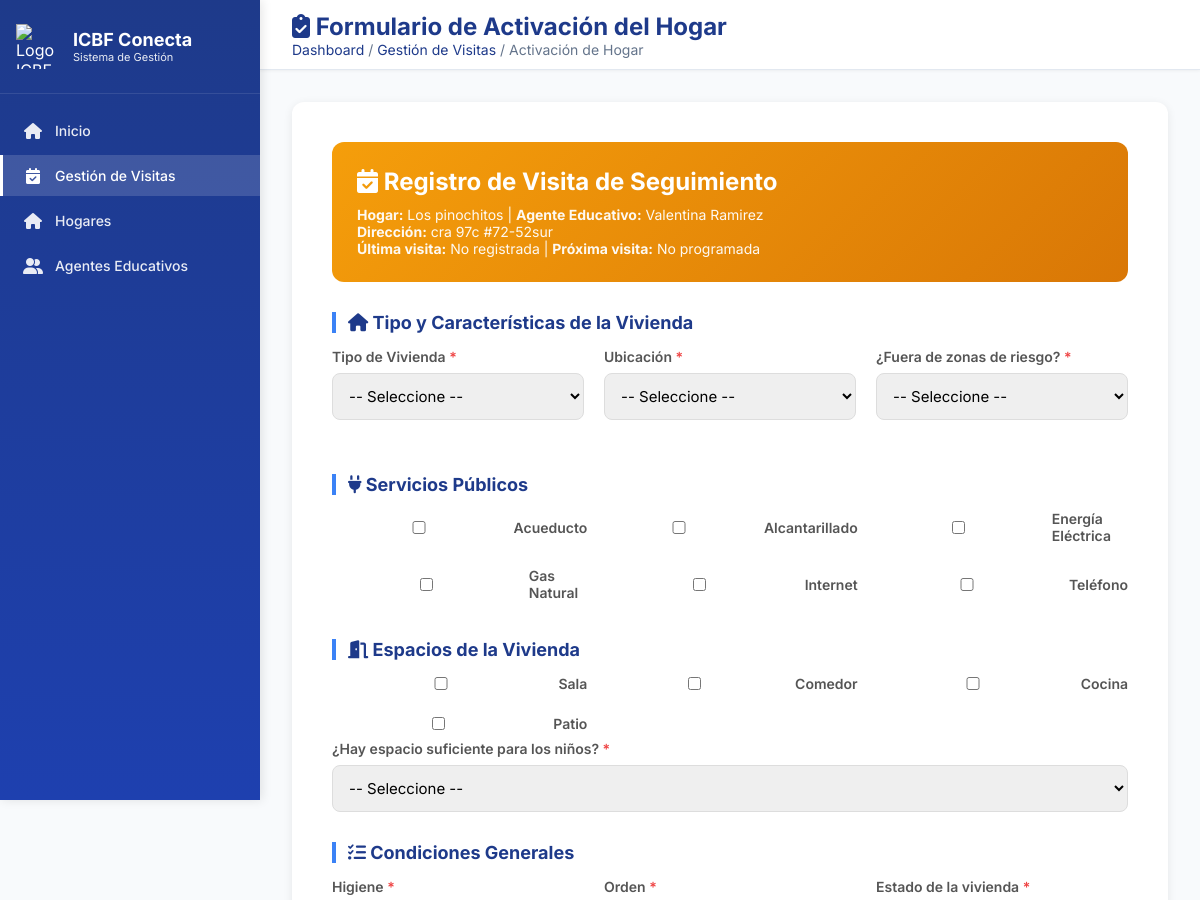
The app's page /hogares/2/registrar-visita/ (signed in, upper part), older data.
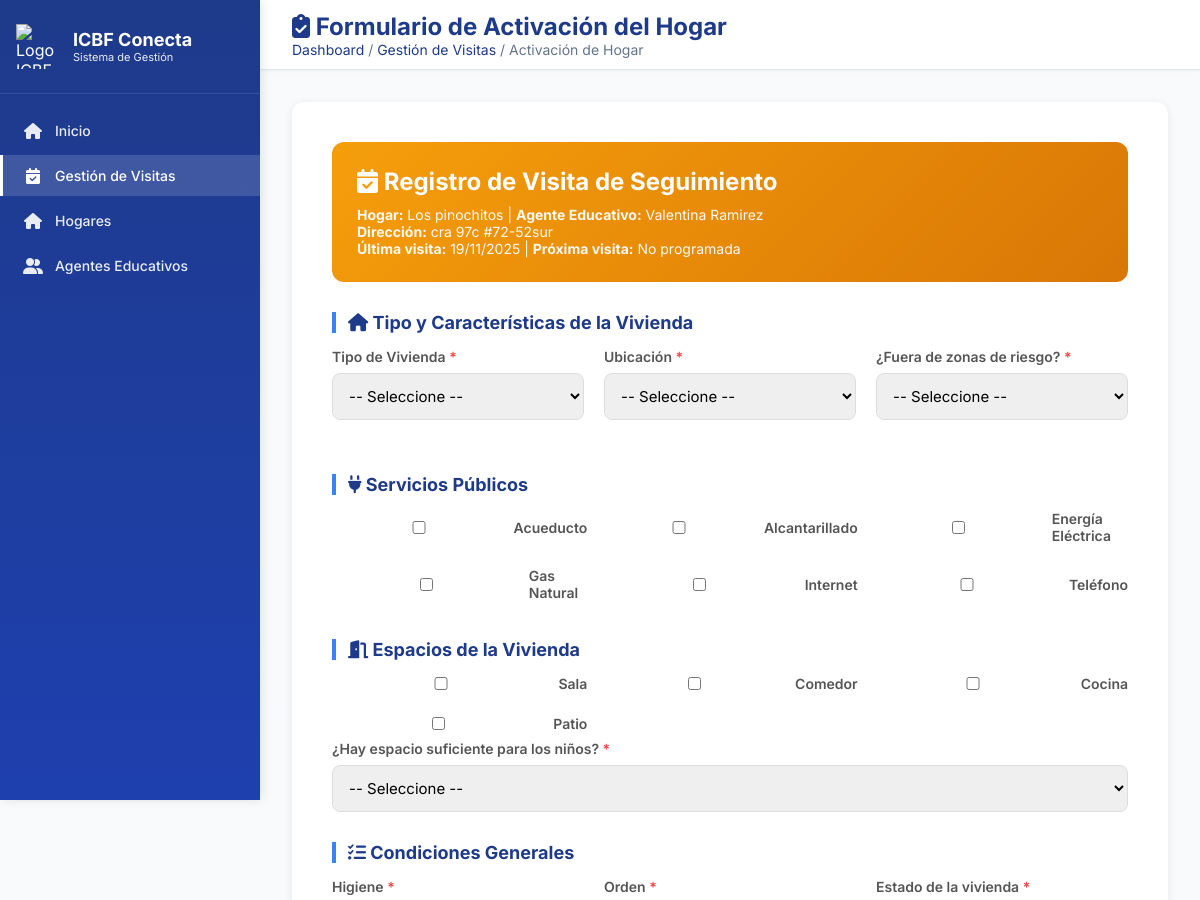
The same page, newer data.
### core/models.py (models this page shows, shortened)
class HogarComunitario(models.Model):
    regional = models.ForeignKey(Regional, on_delete=models.PROTECT, related_name='hogares')
    ciudad = models.ForeignKey(Ciudad, on_delete=models.PROTECT, related_name='hogares')
    nombre_hogar = models.CharField(max_length=100)
    direccion = models.CharField(max_length=200)
    localidad = models.CharField(max_length=100, blank=True, default='')  # Mantener para hogares antiguos, se asigna en la vista
    localidad_bogota = models.ForeignKey('LocalidadBogota', on_delete=models.SET_NULL, null=True, blank=True, related_name='hogares')
    barrio = models.CharField(max_length=100, null=True, blank=True)
    estrato = models.IntegerField(null=True, blank=True)
    fecha_primera_visita = models.DateField(null=True, blank=True, help_text="Fecha programada para la primera visita técnica")
    ultima_visita = models.DateField(null=True, blank=True, help_text="Fecha de la última visita técnica realizada")
    proxima_visita = models.DateField(null=True, blank=True, help_text="Fecha programada para la próxima visita técnica (calculada automáticamente)")
    observaciones_visita = models.TextField(blank=True, help_text="Observaciones de la última visita técnica realizada")
    estado_aptitud = models.CharField(
        max_length=20,
        choices=[
            ('no_apto', 'No Apto'),
            ('apto', 'Apto'),
        ],
        default='no_apto',
        help_text="Estado de aptitud del hogar. Se actualiza a 'Apto' después de la primera visita aprobada"
    )
    area_social_m2 = models.DecimalField(max_digits=6, decimal_places=2, null=True, blank=True,
                                         help_text="Metros cuadrados del área social disponible para los niños")
    capacidad_calculada = models.IntegerField(null=True, blank=True,
                                              help_text="Capacidad calculada según área social (m²/2)")
    formulario_completo = models.BooleanField(default=False,
                                              help_text="Indica si se completó el formulario 2 de visita técnica")
    num_habitaciones = models.IntegerField(null=True, blank=True)
    num_banos = models.IntegerField(null=True, blank=True)
    material_construccion = models.TextField(null=True, blank=True)
    riesgos_cercanos = models.TextField(null=True, blank=True)
    fotos_interior = models.FileField(upload_to='hogares/fotos_interior/', null=True, blank=True)
    fotos_exterior = models.FileField(upload_to='hogares/fotos_exterior/', null=True, blank=True)
    geolocalizacion_lat = models.DecimalField(max_digits=10, decimal_places=7, null=True, blank=True)
    geolocalizacion_lon = models.DecimalField(max_digits=10, decimal_places=7, null=True, blank=True)
    tipo_tenencia = models.CharField(max_length=50, choices=[
        ('Propia', 'Propia'),
        ('Arrendada', 'Arrendada'),
        ('Comodato', 'Comodato')
    ], null=True, blank=True)
    documento_tenencia_pdf = models.FileField(upload_to='hogares/documentos_tenencia/', null=True, blank=True)
    capacidad = models.IntegerField(null=True, blank=True, help_text="Capacidad aprobada del hogar (entre 12 y 15 niños según normativa ICBF)")
    capacidad_maxima = models.IntegerField(default=15, help_text="Capacidad máxima permitida (15 niños según normativa)")
    estado = models.CharField(
        max_length=30,
        choices=[
            ('pendiente_revision', 'Pendiente de Revisión'),
            ('en_revision', 'En Revisión'),
            ('aprobado', 'Aprobado'),
            ('rechazado', 'Rechazado'),
            ('en_mantenimiento', 'En Mantenimiento'),
            ('pendiente_visita', 'Pendiente de Visita'),
            ('visita_agendada', 'Visita Agendada'),
            ('en_evaluacion', 'En Evaluación'),
            ('activo', 'Activo'),
            ('inactivo', 'Inactivo'),
        ],
        default='pendiente_revision'
    )
    madre = models.ForeignKey(MadreComunitaria, on_delete=models.PROTECT, related_name='hogares_asignados')
    fecha_registro = models.DateTimeField(auto_now_add=True)
    fecha_habilitacion = models.DateTimeField(null=True, blank=True)  # Cuando pasa a activo/aprobado
    class Meta:
        db_table = 'hogares_comunitarios'

class MadreComunitaria(models.Model):
    usuario = models.OneToOneField(Usuario, on_delete=models.CASCADE, related_name='madre_profile')
    NIVEL_ESCOLARIDAD_CHOICES = [
        ('Primaria', 'Primaria'),
        ('Bachiller', 'Bachiller'),
        ('Técnico', 'Técnico'),
        ('Tecnólogo', 'Tecnólogo'),
        ('Profesional', 'Profesional')
    ]
    nivel_escolaridad = models.CharField(max_length=100, choices=NIVEL_ESCOLARIDAD_CHOICES)
    titulo_obtenido = models.CharField(max_length=150, null=True, blank=True)
    institucion = models.CharField(max_length=150, null=True, blank=True)
    experiencia_previa = models.TextField(null=True, blank=True)
    certificado_laboral = models.FileField(upload_to='madres_documentos/certificados_laborales/', null=True, blank=True)
    no_retirado_icbf = models.BooleanField(default=False)
    carta_disponibilidad = models.FileField(upload_to='madres_documentos/disponibilidad/', null=True, blank=True)
    firma_digital = models.FileField(upload_to='madres_documentos/firmas/', null=True, blank=True)
    foto_madre = models.ImageField(upload_to='madres_documentos/fotos/', null=True, blank=True)
    documento_identidad_pdf = models.FileField(upload_to='madres_documentos/cedulas/', null=True, blank=True)
    certificado_escolaridad_pdf = models.FileField(upload_to='madres_documentos/educacion/', null=True, blank=True)
    certificado_antecedentes_pdf = models.FileField(upload_to='madres_documentos/antecedentes/', null=True, blank=True)
    certificado_medico_pdf = models.FileField(upload_to='madres_documentos/medico/', null=True, blank=True)
    certificado_residencia_pdf = models.FileField(upload_to='madres_documentos/residencia/', null=True, blank=True)
    cartas_recomendacion_pdf = models.FileField(upload_to='madres_documentos/recomendaciones/', null=True, blank=True)
    fecha_registro = models.DateTimeField(auto_now_add=True)
    class Meta:
        db_table = 'madres_comunitarias'

class Usuario(AbstractUser):
    TIPO_DOCUMENTO_CHOICES = [
        ('CC', 'Cédula de ciudadanía'),
        ('TI', 'Tarjeta de identidad'),
        ('CE', 'Cédula de extranjería'),
        ('PA', 'Pasaporte'),
    ]
    SEXO_CHOICES = [
        ('M', 'Masculino'),
        ('F', 'Femenino'),
        ('O', 'Otro'),
    ]
    username = None
    tipo_documento = models.CharField(max_length=5, choices=TIPO_DOCUMENTO_CHOICES, default='CC')
    documento = models.BigIntegerField(unique=True)
    nombres = models.CharField(max_length=50)
    apellidos = models.CharField(max_length=50)
    correo = models.EmailField(max_length=100, unique=True)
    sexo = models.CharField(max_length=1, choices=SEXO_CHOICES, default='F')
    departamento_residencia = models.ForeignKey(Departamento, on_delete=models.SET_NULL, null=True, blank=True, related_name='residentes')
    ciudad_residencia = models.ForeignKey(Municipio, on_delete=models.SET_NULL, null=True, blank=True, related_name='residentes')
    localidad_bogota = models.ForeignKey(LocalidadBogota, on_delete=models.SET_NULL, null=True, blank=True, related_name='residentes',
                                         help_text='Solo aplica si vive en Bogotá D.C.')
    direccion = models.CharField(max_length=100, null=True, blank=True)
    barrio = models.CharField(max_length=100, null=True, blank=True)
    telefono = models.CharField(max_length=20, null=True, blank=True)
    nivel_educativo = models.CharField(max_length=50, null=True, blank=True)
    rol = models.ForeignKey(Rol, on_delete=models.PROTECT, null=True)
    foto_admin = models.ImageField(upload_to=admin_upload_path, null=True, blank=True)
    fecha_creacion = models.DateTimeField(auto_now_add=True)
    fecha_actualizacion = models.DateTimeField(auto_now=True)
    EMAIL_FIELD = 'correo'
    USERNAME_FIELD = 'documento'
    REQUIRED_FIELDS = ['nombres', 'apellidos', 'correo', 'tipo_documento']
    objects = CustomUserManager()
    class Meta:
        db_table = 'usuarios'

### core/views.py (the view, shortened to what this page needs)
# urls.py: path('hogares/<int:hogar_id>/registrar-visita/', views.registrar_visita, name='registrar_visita'),  # 🆕 Visitas de seguimiento
@login_required
@rol_requerido('administrador')
def registrar_visita(request, hogar_id):
    hogar = get_object_or_404(HogarComunitario, id=hogar_id)
    fecha_hoy = date.today()
    if hogar.estado not in ['activo', 'aprobado']:
        messages.warning(request, 'Solo puedes registrar visitas en hogares activos.')
        return redirect('hogares_dashboard')
    context = {
        'hogar': hogar,
        'fecha_hoy': fecha_hoy,
        'es_administrador': request.user.rol.nombre_rol == 'administrador',
        'es_seguimiento': True,  # 🆕 Flag para indicar que es visita de seguimiento
    }
    return render(request, 'admin/formulario_activacion_hogar.html', context)

### core/views.py (called while the page is built)
def rol_requerido(nombre_rol):
    def decorator(view_func):
        @wraps(view_func)
        def _wrapped_view(request, *args, **kwargs):
            if not request.user.is_authenticated or not hasattr(request.user, 'rol') or request.user.rol.nombre_rol != nombre_rol:
                messages.error(request, 'Acceso denegado. No tienes los permisos necesarios.')
                return redirect('home')  # Redirigir a una página de inicio o de error
            return view_func(request, *args, **kwargs)
        return _wrapped_view
    return decorator

### templates/admin/formulario_activacion_hogar.html (shortened to what the changed rows need)
{% load static %}
<!DOCTYPE html>
<html lang="es">
<head>
  <link rel="stylesheet" href="https://cdnjs.cloudflare.com/ajax/libs/font-awesome/6.5.0/css/all.min.css" />
</head>
<body>
  <aside class="sidebar">
    <div class="sidebar-header">
      <a href="{% url 'dashboard_admin' %}" class="sidebar-logo">
        <div class="sidebar-logo-text">
          <h2>ICBF Conecta</h2>
        </div>
      </a>
    </div>
  </aside>
  <main class="main-content">
    <div class="topbar">
      <div>
        <h1><i class="fas fa-clipboard-check"></i> Formulario de Activación del Hogar</h1>
      </div>
    </div>
    <div class="content-wrapper">
      <div class="form-container">
        <div class="form-header {% if es_seguimiento %}seguimiento{% endif %}">
          {% if es_seguimiento %}
            <h2><i class="fas fa-calendar-check"></i> Registro de Visita de Seguimiento</h2>
          {% else %}
            <h2><i class="fas fa-check-circle"></i> Evaluación de Primera Visita Técnica</h2>
          {% endif %}
          <p><strong>Hogar:</strong> {{ hogar.nombre_hogar }} | <strong>Agente Educativo:</strong> {{ hogar.madre.usuario.nombres }} {{ hogar.madre.usuario.apellidos }}</p>
          <p><strong>Dirección:</strong> {{ hogar.direccion }}</p>
          {% if es_seguimiento %}
            <p><strong>Última visita:</strong> {{ hogar.ultima_visita|date:"d/m/Y"|default:"No registrada" }} | <strong>Próxima visita:</strong> {{ hogar.proxima_visita|date:"d/m/Y"|default:"No programada" }}</p>
          {% endif %}
        </div>
      </div>
    </div>
  </main>
</body>
</html>

Row changes from the older to the newer data that the page shows:
changed HogarComunitario "Los pinochitos": ultima_visita "No registrada" → "19/11/2025"
